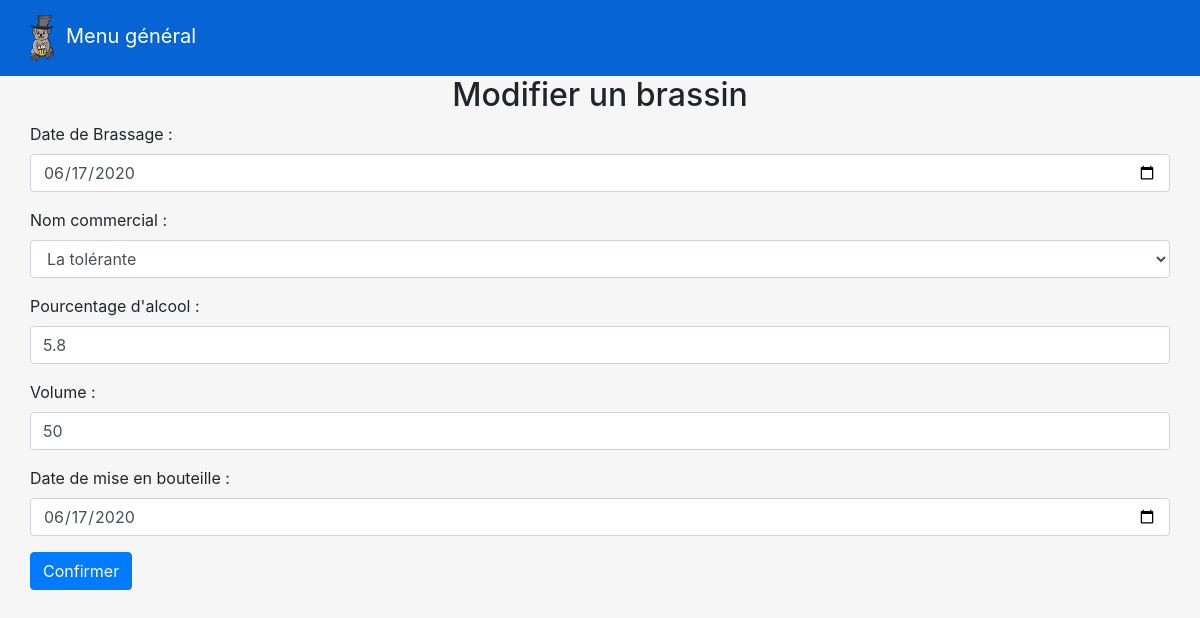
Screenshot of /modifierBrassin.php?code=B00017062020 (signed in) with the database file from the repository.
### tables this page shows
CREATE TABLE IF NOT EXISTS `brassin` (
  `code` varchar(15) NOT NULL,
  `dateBrass` date NOT NULL,
  `dateMiseBout` date NOT NULL,
  `volume` double NOT NULL,
  `id` int(11) NOT NULL,
  `pourAlcool` double(2,1) NOT NULL,
  PRIMARY KEY (`code`),
  KEY `Brassin_Biere_FK` (`id`),
  CONSTRAINT `Brassin_Biere_FK` FOREIGN KEY (`id`) REFERENCES `biere` (`id`)
);

### classes/BDD.php (called while the page is built, shortened)
<?php
class BDD{
	private static $serveur="mysql:host=127.0.0.1";
	private static $bdd="dbname=brasserie";
	private static $user="clemence";
	private static $mdp="clemence";
	private $laConnexion;
	public function __construct()
	{
    	$this->laConnexion = new PDO(BDD::$serveur.';'.BDD::$bdd, BDD::$user, BDD::$mdp);
		$this->laConnexion->query("SET CHARACTER SET utf8");
	}
	public function getBiere(){
		$req='select * from biere';
		$res=$this->laConnexion->query($req);
		$lesLignes=$res->fetchAll();
		$tableau = array();
		foreach ($lesLignes as $line){
			$b = new Biere();
			$b->setId($line[0]);
			$b->setNom($line[1]);
			$tableau[] = $b;
		}
		return $tableau;
	}
	public function recupBrassin($code){
		$req='select * from brassin inner join biere on brassin.id = biere.id where code="'.$code.'";';
		$res=$this->laConnexion->query($req);
		$lesLignes=$res->fetchAll();
		$val=$lesLignes[0];
		$b = new Brassin();
		$b->setCode($val[0]);
		$b->setDateBrass($val[1]);
		$b->setDateMiseBout($val[2]);
		$b->setVolume($val[3]);
		$b->setPourAlcool($val[5]);
		$b->setNomCom($val[7]);
		return $b;
	}
}
?>

### classes/Brassin.php (called while the page is built, shortened)
<?php
class Brassin{
	private $dateBrass;
	private $dateMiseBout;
	private $volume;
	private $pourAlcool;
	private $nomCom;
	public function getDateBrass(){
		return $this->dateBrass;
	}
	public function getDateMiseBout(){
		return $this->dateMiseBout;
	}
	public function getVolume(){
		return $this->volume;
	}
	public function getPourAlcool(){
		return $this->pourAlcool;
	}
	public function getNomCom(){
		return $this->nomCom;
	}
	public function setDateBrass($d){
		$this->dateBrass = $d;
	}
	public function setDateMiseBout($d){
		$this->dateMiseBout = $d;
	}
	public function setVolume($v){
		$this->volume = $v;
	}
	public function setPourAlcool($a){
		$this->pourAlcool = $a;
	}
	public function setNomCom($c){
		$this->nomCom = $c;
	}
}
?>

### classes/Biere.php (called while the page is built, shortened)
<?php
class Biere{
	private $id;
	private $nom;
	public function getId(){
		return $this->id;
	}
	public function getNom(){
		return $this->nom;
	}
	public function setId($i){
		$this->id = $i;
	}
	public function setNom($n){
		$this->nom = $n;
	}
}
?>

### modifierBrassin.php (the view, shortened to what this page needs)
<!DOCTYPE html>
<?php
    require_once('./classes/Brassin.php');
    require_once('./classes/Biere.php');
    require_once('./classes/BDD.php');
    $base = new BDD();
    if(isset($_GET["code"]))
    {
        $lebrass = $base->recupBrassin($_GET["code"]);
    }
    else
    {
        header("Location: ./index.php");
        exit();
    }
?>
<html>
	<head>
		<link rel="stylesheet" href="https://stackpath.bootstrapcdn.com/bootstrap/4.5.0/css/bootstrap.min.css">
	</head>
	<body style="background-color: #F6F6F6;">
    	<nav class="navbar navbar-expand-lg navbar navbar-dark" style="background-color: #0764D5;">
            <a class="navbar-brand" href="index.php"><img src="./logo.png" href="index.php" height="50px" width="50px" />Menu général</a>
        </nav>
        <div class="container col-12">
            <div class="d-flex justify-content-between">
                <div class="col align-self-start">
                    <center><h2>Modifier un brassin</h2></center>
                    <form name="nvBrassin" method="POST" action="">
                        <div class="form-group">
                            <label for="dateBrassage">Date de Brassage : </label>
                            <input type="date" class="form-control" min="2020-01-01" name="dateBrassage" value=<?php echo '"'.$lebrass->getDateBrass().'"' ?> />
                        </div>
                        <div class="form-group">
                            <label for="nomCommercial"> Nom commercial : </label>
                            <select name=nomCommercial class="form-control">
                                <?php
                                    $tab=$base->getBiere();
                                    foreach($tab as $ligne)
                                    {
                                    	$selec = "";
                                    	if($ligne->getNom() == $lebrass->getNomCom())
                                    	{
                                    		$selec = "selected=''";
                                    	}
                                        echo "<option ".$selec." value='".$ligne->getId()."'>".$ligne->getNom()."</option>";
                                    }
                                ?>
                            </select>
                        </div>
                        <div class="form-group">
                            <label for="prcAlcool">Pourcentage d'alcool : </label>
                            <input type="text" class="form-control" name="prcAlcool" value=<?php echo "'".$lebrass->getPourAlcool()."'" ?> />
                        </div>
                        <div class="form-group">
                            <label for="volumeAlcool">Volume : </label>
                            <input type="text" class="form-control" name="volumeAlcool" value=<?php echo "'".$lebrass->getVolume()."'" ?> />
                        </div>
                        <div class="form-group">
                            <label for="dateMiseBouteille">Date de mise en bouteille :  </label>
                            <input type="date" class="form-control"min="2020-01-01" name="dateMiseBouteille" value=<?php echo "'".$lebrass->getDateMiseBout()."'" ?> />
                        </div>
                        <input type="submit" class="btn btn-primary" name="OKBrass" value="Confirmer" />
                    </form>
                </div>
            </div>
        </div>
    </body>
</html>

### rows the page displays
brassin: dateBrassage "06/17/2020", prcAlcool "5.8", volumeAlcool "50", dateMiseBouteille "06/17/2020"

### other values shown
form field nomCommercial "La tolérante"
